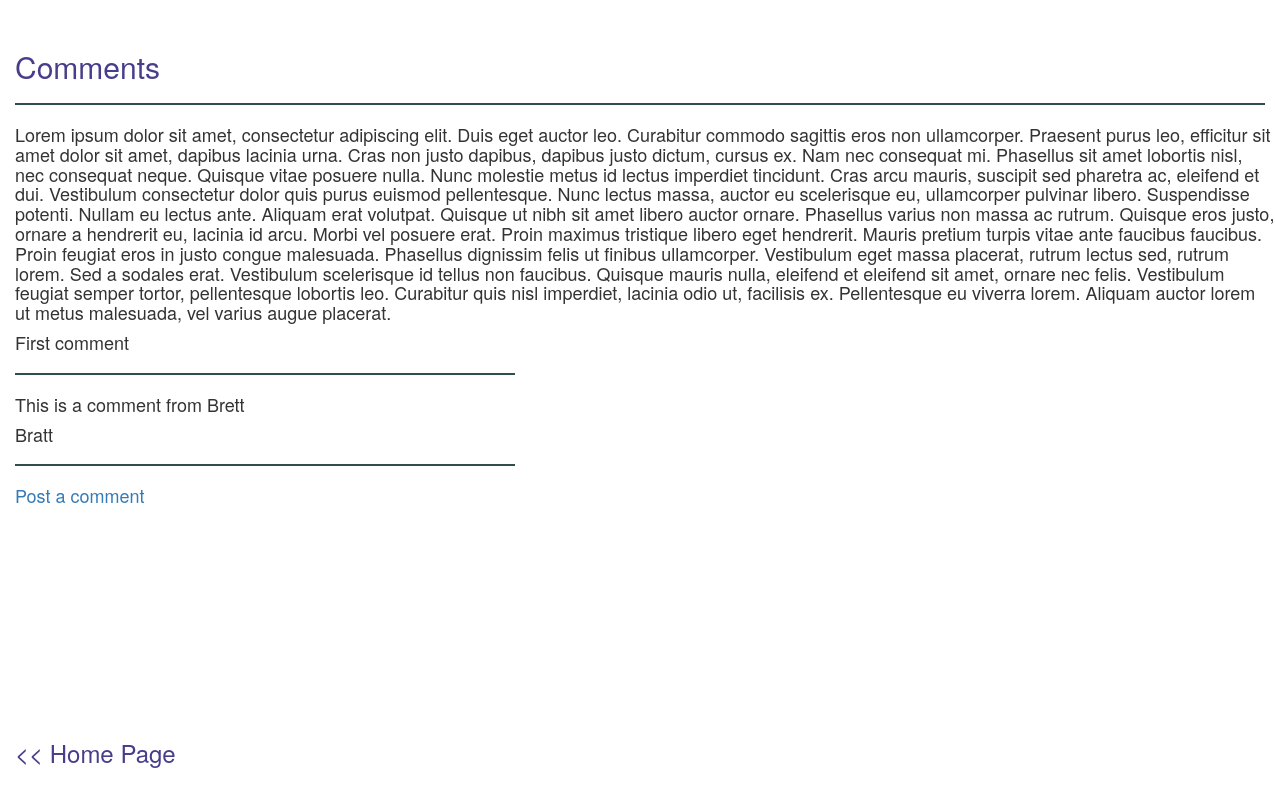
Screenshot of /posts/1/comment/ with the database file from the repository.
### blog/models.py (models this page shows)
class Comment(models.Model):
    name = models.CharField(max_length=50)
    comment = models.TextField()
    post_id = models.IntegerField(default=0)

### blog/views.py (the view)
# urls.py: url(r'^posts/(?P<pk>[0-9]+)/comment/$', views.post_comment, name='post_comment'),
def post_comment(request, pk):
    comments = Comment.objects.filter(post_id=pk)
    p_id = pk
    return render(request, 'blog/comment.html', {'comments':comments, 'p_id': p_id})

### blog/templates/blog/comment.html
{% extends 'blog/base.html' %}
{% block header %}
<h2>Comments</h2>
<hr width="1250" align="left" size="4">
{% endblock %}
{% block content %}
<div class="comments">
    {% for comment in comments %}
    <div class="comment">
        <h4>{{ comment.comment }}</h4>
        <h4>{{ comment.name }}</h4>
        <hr width="500" align="left" size="4">
    </div>
    {% endfor %}
</div>
<div class="post_comment">
    <h4><a href="{% url 'add_comment' pk=p_id %}"> Post a comment</a></h4>
</div>
{% endblock %}
{% block footer %}
<div class="start-page-link-3">
        <a href="{% url 'index' %}"><h3><< Home Page</h3></a>
</div>
{% endblock %}

### blog/templates/blog/base.html (shortened to what this page needs)
{% load static %}
<!DOCTYPE html>
<html>
    <head>
        <link rel="stylesheet" href="https://maxcdn.bootstrapcdn.com/bootstrap/3.3.7/css/bootstrap.min.css">
        <link rel="stylesheet" href="https://maxcdn.bootstrapcdn.com/bootstrap/3.3.7/css/bootstrap-theme.min.css">
        <link rel="stylesheet" href="{% static 'blog/style.css' %}">
    </head>
    <body>
        <div class="header">
            {% block header %}
            {% endblock %}
        </div>
        <div class="content">
            {% block content %}
            {% endblock %}
        </div>
        <div class="footer">
            {% block footer %}
            {% endblock %}
        </div>
    </body>
</html>

### blog/static/blog/style.css (style rules this page uses)
h1 a, h1, h2 a, h2, h3 { color:darkslateblue; }
body { padding-top: 30px; padding-left: 15px; }
hr { height: 2px; color:darkslategray; background-color: darkslategrey; border: none; }
.footer { position: absolute; left: 0; bottom: 0; width: 100%; height: 80px; padding-left: 15px; }

### rows the page displays
Comment: comment "Lorem ipsum dolor sit amet, consectetur adipiscing elit. Duis eget auctor leo. Curabitur commodo sagittis eros non ullamcorper. Praesent purus leo, efficitur sit amet dolor sit amet, dapibus lacinia urna. Cras non justo dapibus, dapibus justo dictum, cursus ex. Nam nec consequat mi. Phasellus sit amet lobortis nisl, nec consequat neque. Quisque vitae posuere nulla. Nunc molestie metus id lectus imperdiet tincidunt. Cras arcu mauris, suscipit sed pharetra ac, eleifend et dui. Vestibulum consectetur dolor quis purus euismod pellentesque. Nunc lectus massa, auctor eu scelerisque eu, ullamcorper pulvinar libero. Suspendisse potenti. Nullam eu lectus ante. Aliquam erat volutpat. Quisque ut nibh…", name "First comment"
Comment: comment "This is a comment from Brett", name "Bratt"
